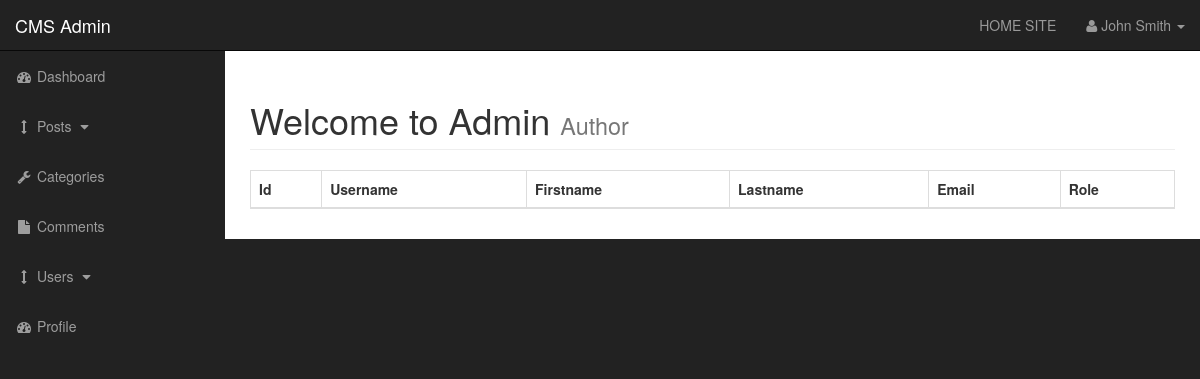
Page /admin/users.php on the earlier database version.
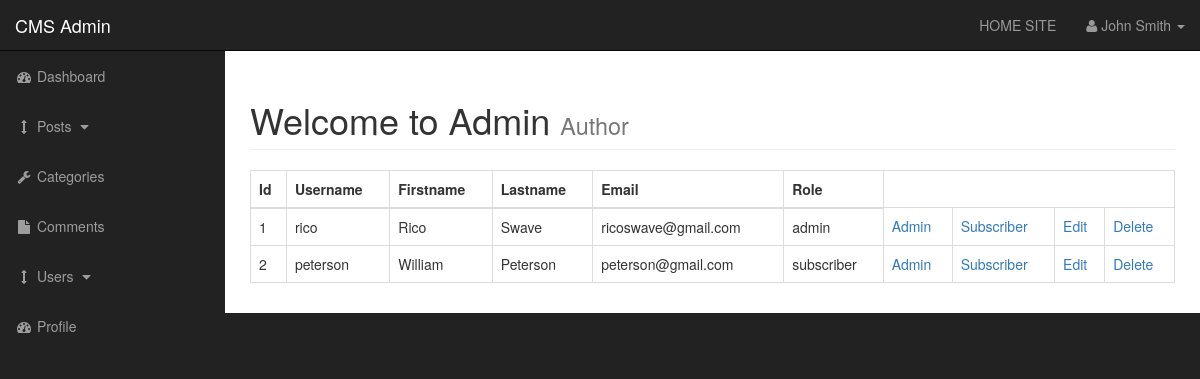
Same page on the later database version.
### tables this page shows
CREATE TABLE `users` (
  `user_id` int(3) NOT NULL,
  `username` varchar(255) DEFAULT NULL,
  `user_password` varchar(255) DEFAULT NULL,
  `user_firstname` varchar(255) DEFAULT NULL,
  `user_lastname` varchar(255) DEFAULT NULL,
  `user_email` varchar(255) DEFAULT NULL,
  `user_image` text,
  `user_role` varchar(255) DEFAULT NULL,
  `randSalt` varchar(255) DEFAULT NULL
);

### admin/includes/view_all_users.php (the view, shortened to what this page needs)
<table class="table table-bordered table-hover">
    <thead>
        <tr>
            <th>Id</th>
            <th>Username</th>
            <th>Firstname</th>
            <th>Lastname</th>
            <th>Email</th>
            <th>Role</th>
        </tr>
    </thead>
    <tbody>
        <?php
            $query = "SELECT * FROM users";
            $select_users = mysqli_query($connection, $query);
            while($row = mysqli_fetch_assoc($select_users)){
                $user_id      = $row['user_id'];
                $username    = $row['username'];
                $user_firstname = $row['user_firstname'];
                $user_lastname   = $row['user_lastname'];
                $user_email  = $row['user_email'];
                $user_role    = $row['user_role'];
                echo "<tr>";
                echo "<td>{$user_id}</td>";
                echo "<td>{$username}</td>";
                echo "<td>{$user_firstname}</td>";
                echo "<td>{$user_lastname}</td>";
                echo "<td>{$user_email}</td>";
                echo "<td>{$user_role}</td>";
                echo "<td><a href='users.php?change_to_admin={$user_id}'>Admin</a></td>";
                echo "<td><a href='users.php?change_to_sub={$user_id}'>Subscriber</a></td>";
                echo "<td><a href='users.php?source=edit_user&edit_user={$user_id}'>Edit</a></td>";
                echo "<td><a href='users.php?delete={$user_id}'>Delete</a></td>";
                echo "</tr>";
            }
        ?>
    </tbody>
</table>

### admin/includes/admin_navigation.php (shortened to what this page needs)
<nav class="navbar navbar-inverse navbar-fixed-top" role="navigation">
            <div class="navbar-header">
                <a class="navbar-brand" href="index.php">CMS Admin</a>
            </div>
            <ul class="nav navbar-right top-nav">
                <li><a href="../index.php">HOME SITE</a></li>
                <li class="dropdown">
                    <a href="#" class="dropdown-toggle" data-toggle="dropdown"><i class="fa fa-user"></i> John Smith <b class="caret"></b></a>
                </li>
            </ul>
            <div class="collapse navbar-collapse navbar-ex1-collapse">
                <ul class="nav navbar-nav side-nav">
                    <li>
                        <a href="index.php"><i class="fa fa-fw fa-dashboard"></i> Dashboard</a>
                    </li>
                    <li>
                        <a href="javascript:;" data-toggle="collapse" data-target="#posts_dropdown"><i class="fa fa-fw fa-arrows-v"></i> Posts <i class="fa fa-fw fa-caret-down"></i></a>
                    </li>
                    <li>
                        <a href="categories.php"><i class="fa fa-fw fa-wrench"></i> Categories</a>
                    </li>
                    <li>
                        <a href="comments.php"><i class="fa fa-fw fa-file"></i> Comments</a>
                    </li>
                    <li>
                        <a href="javascript:;" data-toggle="collapse" data-target="#demo"><i class="fa fa-fw fa-arrows-v"></i> Users <i class="fa fa-fw fa-caret-down"></i></a>
                    </li>
                    <li>
                        <a href="index.html"><i class="fa fa-fw fa-dashboard"></i> Profile</a>
                    </li>
                </ul>
            </div>
        </nav>

Differences in the rows shown:
added users: user_id "1", username "rico", user_firstname "Rico", user_lastname "Swave", user_email "ricoswave@gmail.com", user_role "admin"
added users: user_id "2", username "peterson", user_firstname "William", user_lastname "Peterson", user_email "peterson@gmail.com", user_role "subscriber"
